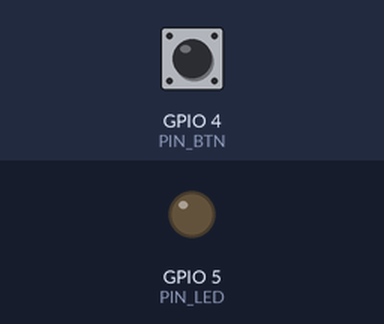
The sketch below on a simulated ESP32. Shown: output pins drawn as LEDs (lit = HIGH). The inputs (shaded band) are chosen by the test bench; at power-on: GPIO 4 (PIN_BTN) HIGH. What the sketch prints to the serial monitor is not drawn.

Above: at 2.2 s.
2.3 s: GPIO 4 (PIN_BTN) pulled LOW for 0.15 s
At 3.5 s:
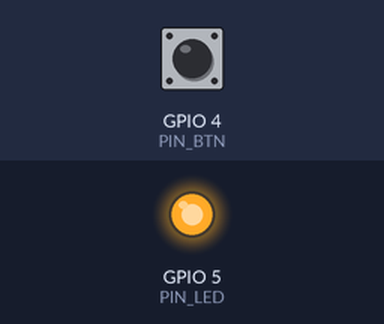
3.9 s: GPIO 4 (PIN_BTN) pulled LOW for 1 s
At 4.9 s:
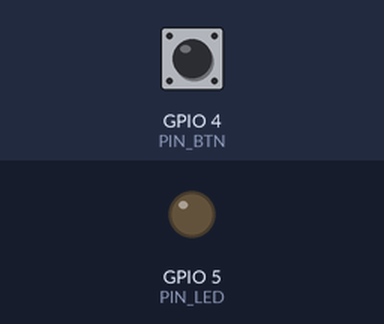
6.4 s: GPIO 4 (PIN_BTN) pulled LOW for 3.2 s
At 6.8 s:
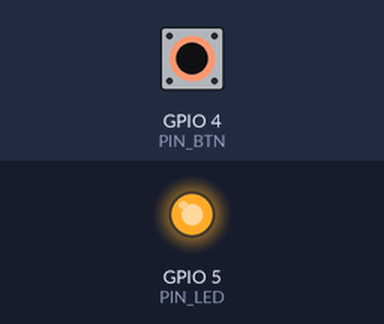
Timing chart, 0 to 9.4 s (numbered marks = the images above; inputs shaded):
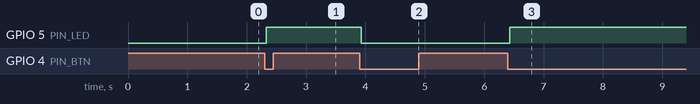

Measured:
- after the input at 2.3 s, GPIO 5 (PIN_LED): LOW → HIGH at once
- after the input at 3.9 s, GPIO 5 (PIN_LED): HIGH → LOW at once
- after the input at 6.4 s, GPIO 5 (PIN_LED): LOW → HIGH at once

The sketch:

L03_button_led.ino
```cpp
/*
  L03 按键开关小灯（按一下开，再按一下关）
  接线：
    按键：一脚 → GPIO4，另一脚 → GND（用芯片内部上拉，不用外接电阻）
    LED ：长脚 → 220Ω 电阻 → GPIO5，短脚 → GND
  现象：每按一次，灯的状态翻转一次；串口同时打印"开/关"
*/

const uint8_t PIN_BTN = 4;   // 按键
const uint8_t PIN_LED = 5;   // LED

const unsigned long DEBOUNCE_MS = 30;  // 消抖时间：30 毫秒内的抖动都当没发生

bool ledOn = false;          // 灯当前是开还是关
bool stableLevel = HIGH;     // 消抖后确认的按键电平（上拉：松开=HIGH，按下=LOW）
bool lastRaw = HIGH;         // 上一次读到的原始电平（用来发现"变化"）
unsigned long lastEdgeMs = 0; // 最后一次电平变化的时刻

void setup() {
  pinMode(PIN_BTN, INPUT_PULLUP);  // 内部上拉到 3.3V：松开读到 HIGH，按下读到 LOW
  pinMode(PIN_LED, OUTPUT);
  digitalWrite(PIN_LED, LOW);      // 上电先灭

  Serial.begin(115200);
  delay(1000);
  Serial.println("按键开关灯：按一下开，再按一下关");
}

void loop() {
  bool raw = digitalRead(PIN_BTN);          // 1) 读当前电平

  if (raw != lastRaw) {                     // 2) 电平变了？记下时间，等它稳定
    lastRaw = raw;
    lastEdgeMs = millis();
  }

  // 3) 距上次变化已超过 30ms，且电平确实和"已确认状态"不同 → 这是一次真实的动作
  if (millis() - lastEdgeMs >= DEBOUNCE_MS && raw != stableLevel) {
    stableLevel = raw;

    if (stableLevel == LOW) {               // 4) 只处理"按下"这一瞬间（松开不做事）
      ledOn = !ledOn;                       // 翻转状态
      digitalWrite(PIN_LED, ledOn ? HIGH : LOW);
      Serial.printf("灯：%s\n", ledOn ? "开" : "关");
    }
  }
}
```
